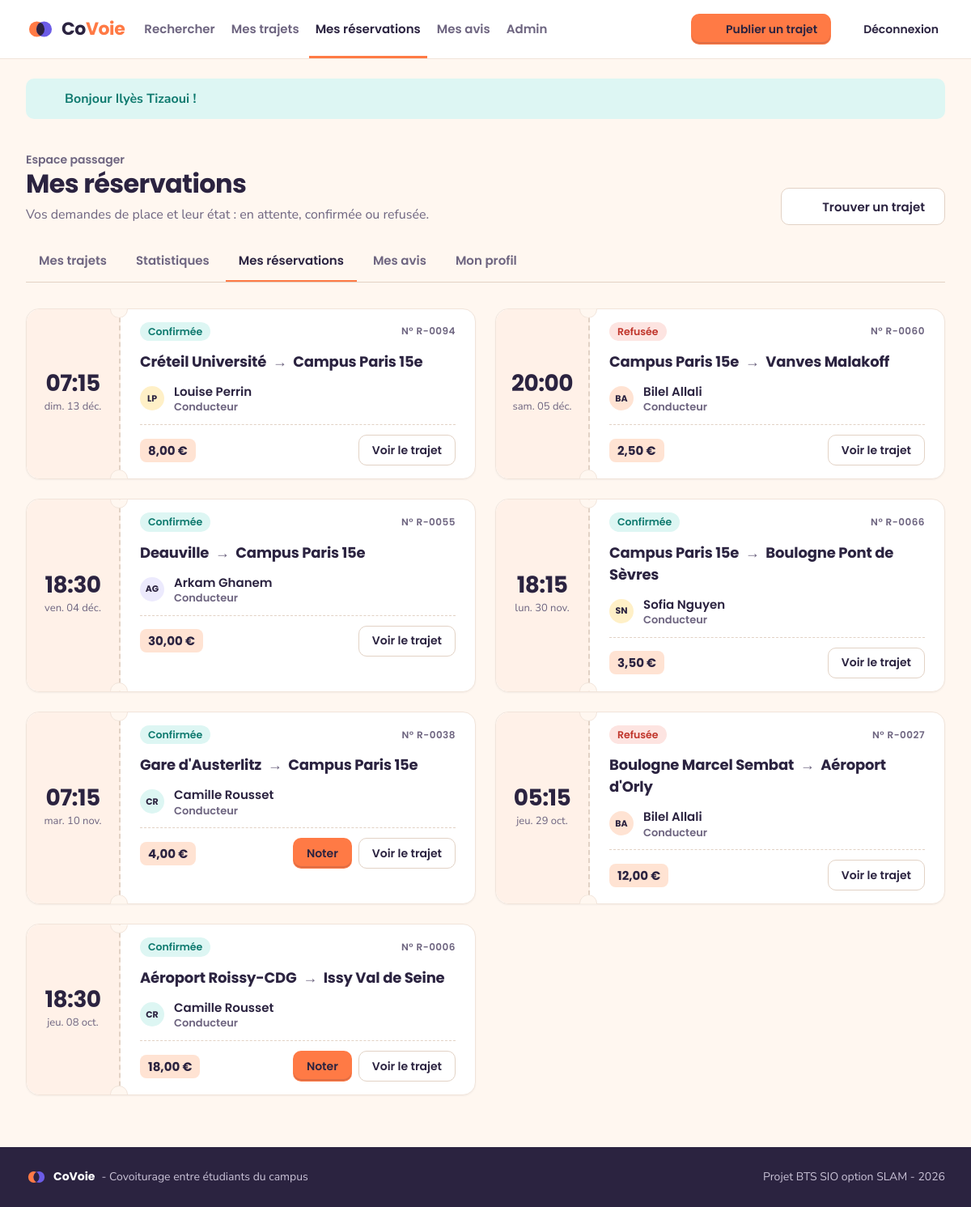
The app's page /index.php?page=mes-reservations (signed in) with its own data.
### tables this page shows
CREATE TABLE reservations (
    id               INT(11)     NOT NULL AUTO_INCREMENT,
    statut           VARCHAR(12) NOT NULL DEFAULT 'En attente',
    date_reservation DATETIME    NOT NULL,
    id_trajet        INT(11)     NOT NULL,
    id_passager      INT(11)     NOT NULL,

    PRIMARY KEY (id),

     
    UNIQUE KEY une_seule_demande (id_trajet, id_passager),

    CONSTRAINT fk_reservation_trajet
        FOREIGN KEY (id_trajet) REFERENCES trajets (id) ON DELETE CASCADE,
    CONSTRAINT fk_reservation_passager
        FOREIGN KEY (id_passager) REFERENCES utilisateurs (id) ON DELETE CASCADE
);

CREATE TABLE trajets (
    id               INT(11)      NOT NULL AUTO_INCREMENT,
    origine          VARCHAR(120) NOT NULL,
    destination      VARCHAR(120) NOT NULL,
    date_heure       DATETIME     NOT NULL,
    places_totales   INT(2)       NOT NULL,
    places_restantes INT(2)       NOT NULL,
    statut           VARCHAR(10)  NOT NULL DEFAULT 'Ouvert',
    prix             DECIMAL(6,2) NOT NULL DEFAULT 0.00,
    id_conducteur    INT(11)      NOT NULL,

    PRIMARY KEY (id),
    KEY recherche (statut, date_heure),

    CONSTRAINT fk_trajet_conducteur
        FOREIGN KEY (id_conducteur) REFERENCES utilisateurs (id)
        ON DELETE CASCADE
);

CREATE TABLE utilisateurs (
    id               INT(11)      NOT NULL AUTO_INCREMENT,
    nom              VARCHAR(100) NOT NULL,
    email            VARCHAR(180) NOT NULL,
    mot_de_passe     VARCHAR(255) NOT NULL,
    role             VARCHAR(10)  NOT NULL DEFAULT 'membre',
    date_inscription DATETIME     NOT NULL,

    PRIMARY KEY (id),
    UNIQUE KEY email_unique (email)
);

### controleurs/ReservationController.php (called while the page is built, shortened)
<?php
class ReservationController
{
    public function mesReservations(): void
    {
        $idConnecte = proteger();
        afficherVue('reservations/mes-reservations', [
            'titre' => 'Mes réservations',
            'reservations' => Reservation::listerParPassager($idConnecte)
        ]);
    }
}

### index.php (called while the page is built, shortened)
<?php
require_once 'includes/connexion.php';
require_once 'includes/fonctions.php';
require_once 'includes/routes.php';
require_once 'controleurs/ReservationController.php';
$page = 'accueil';
if (isset($_GET['page']) && is_string($_GET['page'])) {
    $page = $_GET['page'];
}
$nomMethode = $routes[$page][1];
$controleur = new $nomControleur();
$controleur->$nomMethode();

### includes/connexion.php (called while the page is built)
<?php
function connexionBdd(): PDO
{
    static $pdo = null;
    if ($pdo === null) {
        $dsn = 'mysql:host=' . BDD_HOTE . ';port=' . BDD_PORT . ';dbname=' . BDD_NOM . ';charset=utf8mb4';
        try {
            $pdo = new PDO($dsn, BDD_UTILISATEUR, BDD_MOT_DE_PASSE, [
                PDO::ATTR_ERRMODE => PDO::ERRMODE_EXCEPTION,
                PDO::ATTR_DEFAULT_FETCH_MODE => PDO::FETCH_ASSOC,
                PDO::ATTR_EMULATE_PREPARES => false
            ]);
        } catch (PDOException $erreur) {
            afficherErreur(500, 'Base de données inaccessible : lancez WAMP et importez sql/bdd_covoie.sql.');
        }
    }
    return $pdo;
}
function requete(string $sql, array $parametres = []): PDOStatement
{
    $resultat = connexionBdd()->prepare($sql);
    $resultat->execute($parametres);
    return $resultat;
}

### modeles/Reservation.php (called while the page is built, shortened)
<?php
class Reservation
{
    public static function listerParPassager(int $idPassager): array
    {
        $sql = "SELECT r.id, r.statut, r.date_reservation,
                       t.id AS id_trajet, t.origine, t.destination, t.date_heure, t.prix,
                       t.statut AS statut_trajet, u.nom AS nom_conducteur, t.id_conducteur
                FROM reservations r
                JOIN trajets t ON t.id = r.id_trajet
                JOIN utilisateurs u ON u.id = t.id_conducteur
                WHERE r.id_passager = ?
                ORDER BY t.date_heure DESC";
        return requete($sql, [$idPassager])->fetchAll();
    }
}

### vues/reservations/mes-reservations.php (the view, shortened to what this page needs)
<div class="entete-page">
    <div>
        <p class="surtitre">Espace passager</p>
        <h1>Mes réservations</h1>
        <p>Vos demandes de place et leur état : en attente, confirmée ou refusée.</p>
    </div>
    <div class="entete-actions">
        <a class="bouton bouton--secondaire" href="index.php?page=trajets"><?= icone('recherche', 18) ?>Trouver un trajet</a>
    </div>
</div>
<?php require 'vues/gabarit/onglets-espace.php'; ?>
<?php if (count($reservations) === 0) { ?>
    <div class="vide">
        <img class="vide-illustration" src="images/illustration-vide.svg" alt="">
        <h3>Aucune réservation</h3>
        <p>Cherchez un départ dans le tableau et demandez une place au conducteur.</p>
        <a class="bouton bouton--principal" href="index.php?page=trajets">Voir les départs</a>
    </div>
<?php } else { ?>
    <div class="billets">
        <?php foreach ($reservations as $r) { ?>
            <article class="billet">
                <div class="billet-talon">
                    <span class="billet-heure"><?= formaterHeure($r['date_heure']) ?></span>
                    <span class="billet-jour"><?= formaterJour($r['date_heure']) ?></span>
                </div>
                <div class="billet-corps">
                    <div class="billet-haut">
                        <span class="plaque <?= classeStatut($r['statut']) ?>"><?= libelleStatut($r['statut']) ?></span>
                        <span class="billet-numero">N° R-<?= sprintf('%04d', $r['id']) ?></span>
                    </div>
                    <p class="billet-itineraire"><?= e($r['origine']) ?> <span class="fleche" aria-hidden="true">→</span><span class="visuellement-cache"> vers </span> <?= e($r['destination']) ?></p>
                    <span class="personne">
                        <?= avatar($r['nom_conducteur'], 'avatar--petit') ?>
                        <span><?= e($r['nom_conducteur']) ?> <small>Conducteur</small></span>
                    </span>
                    <div class="billet-pied">
                        <span class="prix"><?= formaterPrix((float) $r['prix']) ?></span>
                        <div class="actions">
                            <?php
                            if ($r['statut'] === 'Confirmee' && $r['statut_trajet'] === 'Termine') { ?>
                                <a class="bouton bouton--principal bouton--petit" href="index.php?page=noter&amp;id=<?= $r['id_trajet'] ?>">Noter</a>
                            <?php } ?>
                            <a class="bouton bouton--secondaire bouton--petit" href="index.php?page=trajet&amp;id=<?= $r['id_trajet'] ?>">Voir le trajet</a>
                        </div>
                    </div>
                </div>
            </article>
        <?php } ?>
    </div>
<?php } ?>

### includes/fonctions.php (shortened to what this page needs)
<?php
function afficherVue(string $vue, array $donnees = []): void
{
    extract($donnees);
    require 'vues/gabarit/header.php';
    require 'vues/' . $vue . '.php';
    require 'vues/gabarit/footer.php';
}
function e($texte): string
{
    return htmlspecialchars((string) $texte, ENT_QUOTES, 'UTF-8');
}
function formaterHeure(string $date): string
{
    return date('H:i', strtotime($date));
}
function formaterJour(string $date): string
{
    $jours = ['dim.', 'lun.', 'mar.', 'mer.', 'jeu.', 'ven.', 'sam.'];
    $mois = ['janv.', 'févr.', 'mars', 'avr.', 'mai', 'juin', 'juil.', 'août', 'sept.', 'oct.', 'nov.', 'déc.'];
    $horodatage = strtotime($date);
    $jour = $jours[(int) date('w', $horodatage)];
    $nomMois = $mois[(int) date('n', $horodatage) - 1];
    return $jour . ' ' . date('d', $horodatage) . ' ' . $nomMois;
}
function formaterPrix(float $prix): string
{
    return number_format($prix, 2, ',', ' ') . ' €';
}
function initiales(string $nom): string
{
    $initiales = '';
    foreach (explode(' ', $nom) as $mot) {
        if ($mot !== '') {
            $initiales .= mb_strtoupper(mb_substr($mot, 0, 1));
        }
    }
    return mb_substr($initiales, 0, 2);
}
function avatar(string $nom, string $classe = ''): string
{
    $couleur = abs(crc32($nom)) % 5;
    return '<span class="avatar avatar-couleur-' . $couleur . ' ' . $classe . '">' . e(initiales($nom)) . '</span>';
}
function libelleStatut(string $statut): string
{
    $libelles = [
        'Ouvert' => 'Ouvert',
        'Complet' => 'Complet',
        'Termine' => 'Terminé',
        'En attente' => 'En attente',
        'Confirmee' => 'Confirmée',
        'Refusee' => 'Refusée'
    ];
    if (isset($libelles[$statut])) {
        return $libelles[$statut];
    }
    return $statut;
}
function classeStatut(string $statut): string
{
    return 'statut-' . strtolower(str_replace(' ', '-', $statut));
}
function icone(string $nom, int $taille = 20): string
{
    $dessin = '';
    return '<svg width="' . $taille . '" height="' . $taille . '" viewBox="0 0 24 24" fill="none" stroke="currentColor"'
        . ' stroke-width="2" stroke-linecap="round" stroke-linejoin="round" aria-hidden="true">' . $dessin . '</svg>';
}

### records on screen
reservations: id_trajet.date_heure "07:15", id_trajet.date_heure "dim. 13 déc.", statut "Confirmée", id "0094", id_trajet.origine "Créteil Université", id_trajet.destination "Campus Paris 15e", utilisateurs.nom "LP", utilisateurs.nom "Louise Perrin", id_trajet.prix "8,00 €"
reservations: id_trajet.date_heure "20:00", id_trajet.date_heure "sam. 05 déc.", statut "Refusée", id "0060", id_trajet.origine "Campus Paris 15e", id_trajet.destination "Vanves Malakoff", utilisateurs.nom "BA", utilisateurs.nom "Bilel Allali", id_trajet.prix "2,50 €"
reservations: id_trajet.date_heure "18:30", id_trajet.date_heure "ven. 04 déc.", statut "Confirmée", id "0055", id_trajet.origine "Deauville", id_trajet.destination "Campus Paris 15e", utilisateurs.nom "AG", utilisateurs.nom "Arkam Ghanem", id_trajet.prix "30,00 €"
reservations: id_trajet.date_heure "18:15", id_trajet.date_heure "lun. 30 nov.", statut "Confirmée", id "0066", id_trajet.origine "Campus Paris 15e", id_trajet.destination "Boulogne Pont de Sèvres", utilisateurs.nom "SN", utilisateurs.nom "Sofia Nguyen", id_trajet.prix "3,50 €"
reservations: id_trajet.date_heure "07:15", id_trajet.date_heure "mar. 10 nov.", statut "Confirmée", id "0038", id_trajet.origine "Gare d'Austerlitz", id_trajet.destination "Campus Paris 15e", utilisateurs.nom "CR", utilisateurs.nom "Camille Rousset", id_trajet.prix "4,00 €"
reservations: id_trajet.date_heure "05:15", id_trajet.date_heure "jeu. 29 oct.", statut "Refusée", id "0027", id_trajet.origine "Boulogne Marcel Sembat", id_trajet.destination "Aéroport d'Orly", utilisateurs.nom "BA", utilisateurs.nom "Bilel Allali", id_trajet.prix "12,00 €"
reservations: id_trajet.date_heure "18:30", id_trajet.date_heure "jeu. 08 oct.", statut "Confirmée", id "0006", id_trajet.origine "Aéroport Roissy-CDG", id_trajet.destination "Issy Val de Seine", utilisateurs.nom "CR", utilisateurs.nom "Camille Rousset", id_trajet.prix "18,00 €"

### other values on screen
$message['texte'] "Bonjour Ilyès Tizaoui !"
SLOGAN_APPLICATION "Covoiturage entre étudiants du campus"
